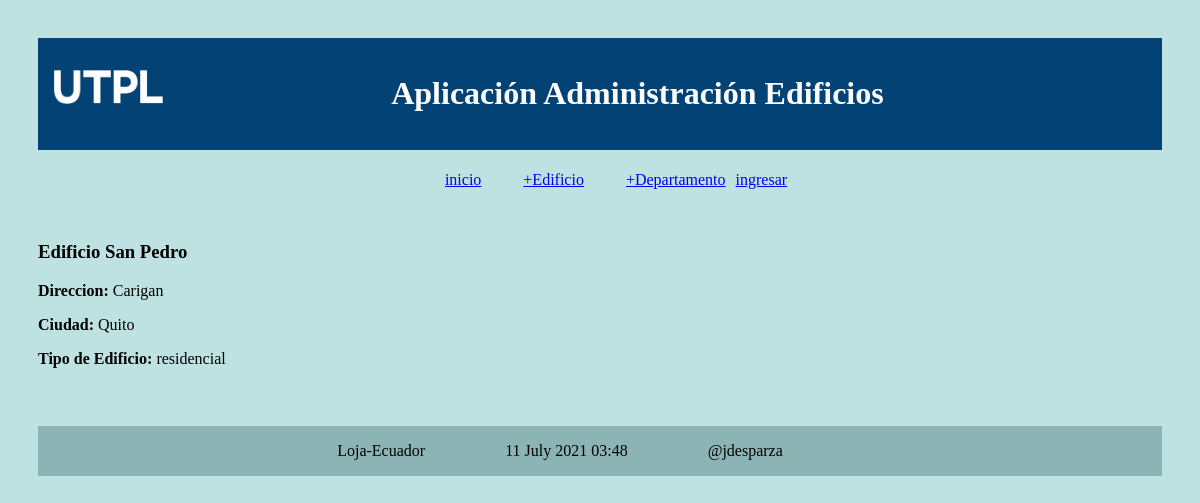
The app's page /obtener_edificio/1 with its own data.
### administrativo/models.py (models this page shows, shortened)
class Edificio(models.Model):
    opciones_tipo_edificio = (
        ('residencial', 'residencial'),
        ('comercial', 'comercial'),
        )
    nombre = models.CharField(max_length=30)
    direccion = models.CharField(max_length=30)
    ciudad = models.CharField(max_length=30, unique=True)
    tipo = models.CharField(max_length=30, \
            choices=opciones_tipo_edificio)

### administrativo/views.py (the view)
# urls.py: path('obtener_edificio/<int:id>', views.obtener_edificio, name='obtener_edificio'),
def obtener_edificio(request, id):
    edificio = Edificio.objects.get(pk=id)
    informacion_template = {'edificio': edificio}
    return render(request, 'obtener_edificio.html', informacion_template)

### administrativo/templates/obtener_edificio.html
{% extends "master.html" %}
{% block content %}
<h3>Edificio {{edificio.nombre}}</h3>
<p><b>Direccion: </b>{{edificio.direccion}}</p>
<p><b>Ciudad: </b>{{edificio.ciudad}}</p>
<p><b>Tipo de Edificio: </b>{{edificio.tipo}}</p>
<br/>
{% endblock %}

### administrativo/static/css/estilos.css (style rules this page uses)
body { background: #bee2e2; padding: 30px; }

### records on screen
Edificio: nombre "San Pedro", direccion "Carigan", ciudad "Quito", tipo "residencial"
